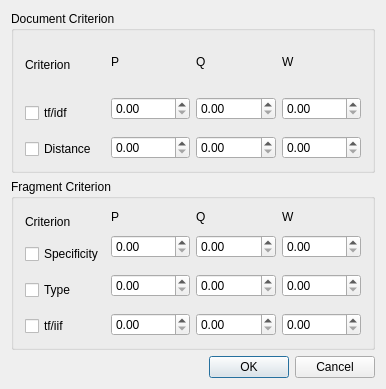
<?xml version="1.0" encoding="UTF-8"?>
<ui version="4.0">
 <class>Config</class>
 <widget class="QWidget" name="Config">
  <property name="geometry">
   <rect>
    <x>0</x>
    <y>0</y>
    <width>386</width>
    <height>389</height>
   </rect>
  </property>
  <property name="sizePolicy">
   <sizepolicy hsizetype="MinimumExpanding" vsizetype="MinimumExpanding">
    <horstretch>0</horstretch>
    <verstretch>0</verstretch>
   </sizepolicy>
  </property>
  <property name="mouseTracking">
   <bool>false</bool>
  </property>
  <property name="acceptDrops">
   <bool>true</bool>
  </property>
  <property name="windowTitle">
   <string>Configure XML Ranking</string>
  </property>
  <property name="sizeGripEnabled" stdset="0">
   <bool>true</bool>
  </property>
  <layout class="QVBoxLayout" name="verticalLayout_10">
   <item>
    <widget class="QGroupBox" name="box_0_2">
     <property name="title">
      <string>Document Criterion</string>
     </property>
     <layout class="QHBoxLayout" name="horizontalLayout">
      <item>
       <layout class="QVBoxLayout" name="verticalLayout">
        <item>
         <widget class="QLabel" name="P1_2">
          <property name="text">
           <string>Criterion</string>
          </property>
          <property name="wordWrap">
           <bool>false</bool>
          </property>
         </widget>
        </item>
        <item>
         <spacer name="verticalSpacer">
          <property name="orientation">
           <enum>Qt::Vertical</enum>
          </property>
          <property name="sizeType">
           <enum>QSizePolicy::Fixed</enum>
          </property>
          <property name="sizeHint" stdset="0">
           <size>
            <width>20</width>
            <height>10</height>
           </size>
          </property>
         </spacer>
        </item>
        <item>
         <widget class="QCheckBox" name="TfIdfActive">
          <property name="text">
           <string>tf/idf</string>
          </property>
         </widget>
        </item>
        <item>
         <spacer name="verticalSpacer_5">
          <property name="orientation">
           <enum>Qt::Vertical</enum>
          </property>
          <property name="sizeType">
           <enum>QSizePolicy::Fixed</enum>
          </property>
          <property name="sizeHint" stdset="0">
           <size>
            <width>20</width>
            <height>10</height>
           </size>
          </property>
         </spacer>
        </item>
        <item>
         <widget class="QCheckBox" name="DistanceActive">
          <property name="text">
           <string>Distance</string>
          </property>
         </widget>
        </item>
       </layout>
      </item>
      <item>
       <layout class="QVBoxLayout" name="verticalLayout_4">
        <item>
         <widget class="QLabel" name="P1">
          <property name="text">
           <string>P</string>
          </property>
          <property name="wordWrap">
           <bool>false</bool>
          </property>
         </widget>
        </item>
        <item>
         <spacer name="verticalSpacer_2">
          <property name="orientation">
           <enum>Qt::Vertical</enum>
          </property>
          <property name="sizeType">
           <enum>QSizePolicy::Fixed</enum>
          </property>
          <property name="sizeHint" stdset="0">
           <size>
            <width>20</width>
            <height>10</height>
           </size>
          </property>
         </spacer>
        </item>
        <item>
         <widget class="QDoubleSpinBox" name="TfIdfP"/>
        </item>
        <item>
         <spacer name="verticalSpacer_9">
          <property name="orientation">
           <enum>Qt::Vertical</enum>
          </property>
          <property name="sizeType">
           <enum>QSizePolicy::Fixed</enum>
          </property>
          <property name="sizeHint" stdset="0">
           <size>
            <width>20</width>
            <height>10</height>
           </size>
          </property>
         </spacer>
        </item>
        <item>
         <widget class="QDoubleSpinBox" name="DistanceP"/>
        </item>
       </layout>
      </item>
      <item>
       <layout class="QVBoxLayout" name="verticalLayout_5">
        <item>
         <widget class="QLabel" name="Q1">
          <property name="text">
           <string>Q</string>
          </property>
          <property name="wordWrap">
           <bool>false</bool>
          </property>
         </widget>
        </item>
        <item>
         <spacer name="verticalSpacer_3">
          <property name="orientation">
           <enum>Qt::Vertical</enum>
          </property>
          <property name="sizeType">
           <enum>QSizePolicy::Fixed</enum>
          </property>
          <property name="sizeHint" stdset="0">
           <size>
            <width>20</width>
            <height>10</height>
           </size>
          </property>
         </spacer>
        </item>
        <item>
         <widget class="QDoubleSpinBox" name="TfIdfQ"/>
        </item>
        <item>
         <spacer name="verticalSpacer_13">
          <property name="orientation">
           <enum>Qt::Vertical</enum>
          </property>
          <property name="sizeType">
           <enum>QSizePolicy::Fixed</enum>
          </property>
          <property name="sizeHint" stdset="0">
           <size>
            <width>20</width>
            <height>10</height>
           </size>
          </property>
         </spacer>
        </item>
        <item>
         <widget class="QDoubleSpinBox" name="DistanceQ"/>
        </item>
       </layout>
      </item>
      <item>
       <layout class="QVBoxLayout" name="verticalLayout_6">
        <item>
         <widget class="QLabel" name="W1">
          <property name="text">
           <string>W</string>
          </property>
          <property name="wordWrap">
           <bool>false</bool>
          </property>
         </widget>
        </item>
        <item>
         <spacer name="verticalSpacer_4">
          <property name="orientation">
           <enum>Qt::Vertical</enum>
          </property>
          <property name="sizeType">
           <enum>QSizePolicy::Fixed</enum>
          </property>
          <property name="sizeHint" stdset="0">
           <size>
            <width>20</width>
            <height>10</height>
           </size>
          </property>
         </spacer>
        </item>
        <item>
         <widget class="QDoubleSpinBox" name="TfIdfWeight"/>
        </item>
        <item>
         <spacer name="verticalSpacer_17">
          <property name="orientation">
           <enum>Qt::Vertical</enum>
          </property>
          <property name="sizeType">
           <enum>QSizePolicy::Fixed</enum>
          </property>
          <property name="sizeHint" stdset="0">
           <size>
            <width>20</width>
            <height>10</height>
           </size>
          </property>
         </spacer>
        </item>
        <item>
         <widget class="QDoubleSpinBox" name="DistanceWeight"/>
        </item>
       </layout>
      </item>
     </layout>
    </widget>
   </item>
   <item>
    <widget class="QGroupBox" name="FragmentCriterion">
     <property name="title">
      <string>Fragment Criterion</string>
     </property>
     <layout class="QHBoxLayout" name="horizontalLayout_2">
      <item>
       <layout class="QVBoxLayout" name="verticalLayout_2">
        <item>
         <widget class="QLabel" name="P1_3">
          <property name="text">
           <string>Criterion</string>
          </property>
          <property name="wordWrap">
           <bool>false</bool>
          </property>
         </widget>
        </item>
        <item>
         <spacer name="verticalSpacer_21">
          <property name="orientation">
           <enum>Qt::Vertical</enum>
          </property>
          <property name="sizeType">
           <enum>QSizePolicy::Fixed</enum>
          </property>
          <property name="sizeHint" stdset="0">
           <size>
            <width>20</width>
            <height>5</height>
           </size>
          </property>
         </spacer>
        </item>
        <item>
         <widget class="QCheckBox" name="SpecificityActive">
          <property name="text">
           <string>Specificity</string>
          </property>
         </widget>
        </item>
        <item>
         <spacer name="verticalSpacer_24">
          <property name="orientation">
           <enum>Qt::Vertical</enum>
          </property>
          <property name="sizeType">
           <enum>QSizePolicy::Fixed</enum>
          </property>
          <property name="sizeHint" stdset="0">
           <size>
            <width>20</width>
            <height>10</height>
           </size>
          </property>
         </spacer>
        </item>
        <item>
         <widget class="QCheckBox" name="TypeActive">
          <property name="text">
           <string>Type</string>
          </property>
         </widget>
        </item>
        <item>
         <spacer name="verticalSpacer_25">
          <property name="orientation">
           <enum>Qt::Vertical</enum>
          </property>
          <property name="sizeType">
           <enum>QSizePolicy::Fixed</enum>
          </property>
          <property name="sizeHint" stdset="0">
           <size>
            <width>20</width>
            <height>10</height>
           </size>
          </property>
         </spacer>
        </item>
        <item>
         <widget class="QCheckBox" name="TfIffActive">
          <property name="text">
           <string>tf/iif</string>
          </property>
         </widget>
        </item>
       </layout>
      </item>
      <item>
       <layout class="QVBoxLayout" name="verticalLayout_7">
        <item>
         <widget class="QLabel" name="P1_4">
          <property name="text">
           <string>P</string>
          </property>
          <property name="wordWrap">
           <bool>false</bool>
          </property>
         </widget>
        </item>
        <item>
         <spacer name="verticalSpacer_26">
          <property name="orientation">
           <enum>Qt::Vertical</enum>
          </property>
          <property name="sizeType">
           <enum>QSizePolicy::Fixed</enum>
          </property>
          <property name="sizeHint" stdset="0">
           <size>
            <width>20</width>
            <height>5</height>
           </size>
          </property>
         </spacer>
        </item>
        <item>
         <widget class="QDoubleSpinBox" name="SpecificityP"/>
        </item>
        <item>
         <spacer name="verticalSpacer_29">
          <property name="orientation">
           <enum>Qt::Vertical</enum>
          </property>
          <property name="sizeType">
           <enum>QSizePolicy::Fixed</enum>
          </property>
          <property name="sizeHint" stdset="0">
           <size>
            <width>20</width>
            <height>10</height>
           </size>
          </property>
         </spacer>
        </item>
        <item>
         <widget class="QDoubleSpinBox" name="TypeP"/>
        </item>
        <item>
         <spacer name="verticalSpacer_30">
          <property name="orientation">
           <enum>Qt::Vertical</enum>
          </property>
          <property name="sizeType">
           <enum>QSizePolicy::Fixed</enum>
          </property>
          <property name="sizeHint" stdset="0">
           <size>
            <width>20</width>
            <height>10</height>
           </size>
          </property>
         </spacer>
        </item>
        <item>
         <widget class="QDoubleSpinBox" name="TfIffP"/>
        </item>
       </layout>
      </item>
      <item>
       <layout class="QVBoxLayout" name="verticalLayout_8">
        <item>
         <widget class="QLabel" name="Q1_2">
          <property name="text">
           <string>Q</string>
          </property>
          <property name="wordWrap">
           <bool>false</bool>
          </property>
         </widget>
        </item>
        <item>
         <spacer name="verticalSpacer_31">
          <property name="orientation">
           <enum>Qt::Vertical</enum>
          </property>
          <property name="sizeType">
           <enum>QSizePolicy::Fixed</enum>
          </property>
          <property name="sizeHint" stdset="0">
           <size>
            <width>20</width>
            <height>5</height>
           </size>
          </property>
         </spacer>
        </item>
        <item>
         <widget class="QDoubleSpinBox" name="SpecificityQ"/>
        </item>
        <item>
         <spacer name="verticalSpacer_34">
          <property name="orientation">
           <enum>Qt::Vertical</enum>
          </property>
          <property name="sizeType">
           <enum>QSizePolicy::Fixed</enum>
          </property>
          <property name="sizeHint" stdset="0">
           <size>
            <width>20</width>
            <height>10</height>
           </size>
          </property>
         </spacer>
        </item>
        <item>
         <widget class="QDoubleSpinBox" name="TypeQ"/>
        </item>
        <item>
         <spacer name="verticalSpacer_35">
          <property name="orientation">
           <enum>Qt::Vertical</enum>
          </property>
          <property name="sizeType">
           <enum>QSizePolicy::Fixed</enum>
          </property>
          <property name="sizeHint" stdset="0">
           <size>
            <width>20</width>
            <height>10</height>
           </size>
          </property>
         </spacer>
        </item>
        <item>
         <widget class="QDoubleSpinBox" name="TfIffQ"/>
        </item>
       </layout>
      </item>
      <item>
       <layout class="QVBoxLayout" name="verticalLayout_9">
        <item>
         <widget class="QLabel" name="W1_2">
          <property name="text">
           <string>W</string>
          </property>
          <property name="wordWrap">
           <bool>false</bool>
          </property>
         </widget>
        </item>
        <item>
         <spacer name="verticalSpacer_36">
          <property name="orientation">
           <enum>Qt::Vertical</enum>
          </property>
          <property name="sizeType">
           <enum>QSizePolicy::Fixed</enum>
          </property>
          <property name="sizeHint" stdset="0">
           <size>
            <width>20</width>
            <height>5</height>
           </size>
          </property>
         </spacer>
        </item>
        <item>
         <widget class="QDoubleSpinBox" name="SpecificityWeight"/>
        </item>
        <item>
         <spacer name="verticalSpacer_39">
          <property name="orientation">
           <enum>Qt::Vertical</enum>
          </property>
          <property name="sizeType">
           <enum>QSizePolicy::Fixed</enum>
          </property>
          <property name="sizeHint" stdset="0">
           <size>
            <width>20</width>
            <height>10</height>
           </size>
          </property>
         </spacer>
        </item>
        <item>
         <widget class="QDoubleSpinBox" name="TypeWeight"/>
        </item>
        <item>
         <spacer name="verticalSpacer_40">
          <property name="orientation">
           <enum>Qt::Vertical</enum>
          </property>
          <property name="sizeType">
           <enum>QSizePolicy::Fixed</enum>
          </property>
          <property name="sizeHint" stdset="0">
           <size>
            <width>20</width>
            <height>10</height>
           </size>
          </property>
         </spacer>
        </item>
        <item>
         <widget class="QDoubleSpinBox" name="TfIffWeight"/>
        </item>
       </layout>
      </item>
     </layout>
    </widget>
   </item>
   <item>
    <widget class="QDialogButtonBox" name="buttonBox">
     <property name="standardButtons">
      <set>QDialogButtonBox::Cancel|QDialogButtonBox::Ok</set>
     </property>
    </widget>
   </item>
  </layout>
 </widget>
 <layoutdefault spacing="6" margin="11"/>
 <includes>
  <include location="local">knuminput.h</include>
  <include location="local">knuminput.h</include>
  <include location="local">knuminput.h</include>
  <include location="local">knuminput.h</include>
  <include location="local">knuminput.h</include>
  <include location="local">knuminput.h</include>
  <include location="local">knuminput.h</include>
  <include location="local">knuminput.h</include>
  <include location="local">knuminput.h</include>
  <include location="local">knuminput.h</include>
  <include location="local">knuminput.h</include>
  <include location="local">knuminput.h</include>
  <include location="local">knuminput.h</include>
  <include location="local">knuminput.h</include>
  <include location="local">knuminput.h</include>
  <include location="local">knuminput.h</include>
  <include location="local">knuminput.h</include>
  <include location="local">knuminput.h</include>
  <include location="local">knuminput.h</include>
  <include location="local">knuminput.h</include>
  <include location="local">knuminput.h</include>
  <include location="local">knuminput.h</include>
  <include location="local">knuminput.h</include>
  <include location="local">knuminput.h</include>
  <include location="local">knuminput.h</include>
  <include location="local">knuminput.h</include>
  <include location="local">knuminput.h</include>
  <include location="local">knuminput.h</include>
  <include location="local">knuminput.h</include>
  <include location="local">knuminput.h</include>
  <include location="local">kurlrequester.h</include>
  <include location="local">klineedit.h</include>
  <include location="local">kpushbutton.h</include>
 </includes>
 <resources/>
 <connections/>
</ui>
